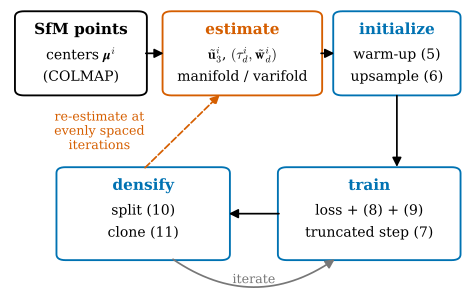

This chart was generated by the following Python code:
"""Figure 49.1.2: the GeoSplat pipeline (schematic).

Five boxes: SfM points -> geometry estimation (manifold App. E / varifold App. D) -> initialization (warm-up (5),
upsampling (6)) -> training (loss + L_scale (8) + L_rot (9), truncated update (7)) -> densification (split (10),
clone (11)), and a return arrow "re-estimate at evenly spaced iterations" (Section 3.2 of [GeoSplat25]).
The equation numbers are those of the paper.

Run from the project root: PYTHONPATH=tools python3 chapters/49-paper-geosplat/figures/fig-49-1-2-pipeline.py
"""
import dgfig

dgfig.setup()
import matplotlib.pyplot as plt  # noqa: E402
from matplotlib.patches import FancyArrowPatch, FancyBboxPatch  # noqa: E402

C = dgfig.COLORS

boxes = {  # name: (x, y, w, h, title, lines, edge colour)
    "sfm": (0.03, 0.66, 0.27, 0.27, "SfM points", [r"centers $\boldsymbol{\mu}^i$", "(COLMAP)"], C["main"]),
    "est": (0.35, 0.66, 0.33, 0.27, "estimate", [r"$\tilde{\mathbf{u}}^i_3$, $(\tau^i_d, \tilde{\mathbf{w}}^i_d)$",
                                                          "manifold / varifold"], C["normal"]),
    "init": (0.72, 0.66, 0.26, 0.27, "initialize", ["warm-up (5)", "upsample (6)"], C["tangent"]),
    "train": (0.60, 0.10, 0.38, 0.30, "train", ["loss + (8) + (9)", "truncated step (7)"], C["tangent"]),
    "dens": (0.12, 0.10, 0.36, 0.30, "densify", ["split (10)", "clone (11)"], C["tangent"]),
}

fig, ax = plt.subplots(figsize=(6.2, 3.9))
for key, (x, y, w, h, title, lines, ec) in boxes.items():
    ax.add_patch(FancyBboxPatch((x, y), w, h, boxstyle="round,pad=0.008,rounding_size=0.02", fc="white", ec=ec, lw=1.4))
    ax.text(x + w / 2, y + h - 0.055, title, ha="center", va="center", fontsize=11.5, fontweight="bold", color=ec)
    for k, line in enumerate(lines):
        ax.text(x + w / 2, y + h - 0.14 - 0.075 * k, line, ha="center", va="center", fontsize=10.5)


def arrow(p, q, color=C["main"], rad=0.0, ls="-"):
    ax.add_patch(FancyArrowPatch(p, q, arrowstyle="-|>", mutation_scale=14, lw=1.3, color=color,
                                 connectionstyle=f"arc3,rad={rad}", linestyle=ls))


arrow((0.30, 0.795), (0.35, 0.795))
arrow((0.68, 0.795), (0.72, 0.795))
arrow((0.85, 0.66), (0.85, 0.40))
arrow((0.60, 0.25), (0.48, 0.25))
# densify -> train (the loop of 3DGS)
arrow((0.36, 0.10), (0.72, 0.10), rad=0.35, color=C["aux"])
# re-estimation
arrow((0.30, 0.40), (0.47, 0.66), color=C["normal"], ls="--")
ax.text(0.205, 0.53, "re-estimate at\nevenly spaced\niterations", ha="center", va="center", fontsize=9.5, color=C["normal"])
ax.text(0.54, 0.005, "iterate", ha="center", va="bottom", fontsize=9.5, color=C["aux"])

assert len(boxes) == 5
ax.set_xlim(0, 1)
ax.set_ylim(-0.02, 0.96)
ax.set_axis_off()
dgfig.save(fig, __file__)
